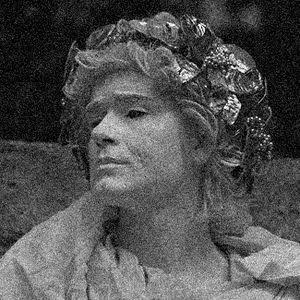
#> input picture Prac 5/Noisy.jpg, 300 x 300 px
$ python 'median blur.py'
#> lines starting #> are read from the running program, lines starting #| are printed output that depends on the picture
import cv2
import numpy
import matplotlib.pyplot as plt

img = cv2.imread("Noisy.jpg")
#> img is the input picture: shape (300, 300, 3); min 0, max 255, mean 80.3
plt.imshow(img)

# Apply Median Filter (5 is the kernel size, must be an odd integer)
dst = cv2.medianBlur(img, 5)
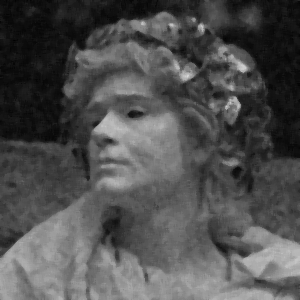
#> dst: shape (300, 300, 3); min 1, max 216, mean 79.4

cv2.imshow('Median BLUR:- Vanya-CS24058', numpy.hstack((img, dst)))
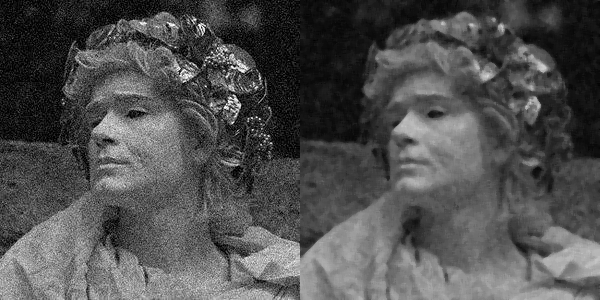
#> window 'Median BLUR:- Vanya-CS24058': shape (300, 600, 3); min 0, max 255, mean 79.9
cv2.waitKey(0)
cv2.destroyAllWindows()
cv2.waitKey(1)

$ run again, with Prac 5/Sweets.jpg copied over Prac 5/Noisy.jpg
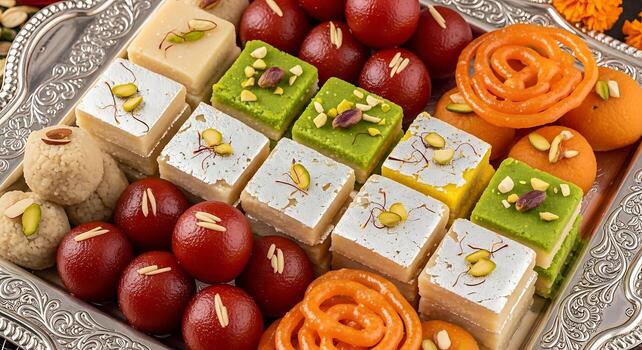
#> input picture Prac 5/Sweets.jpg, 642 x 350 px
#> img is the input picture: shape (350, 642, 3); mean B, G, R 83.2, 122.4, 170.4
#> `dst = cv2.medianBlur(img, 5)`:
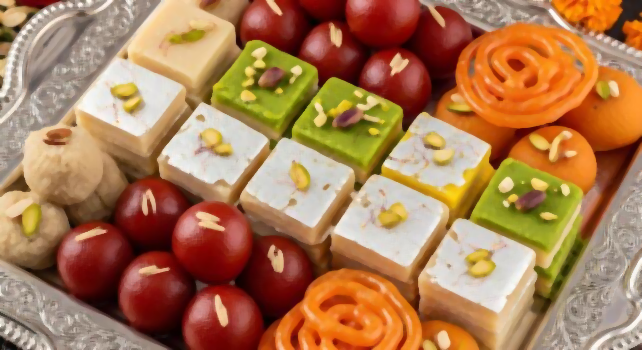
#> dst: shape (350, 642, 3); mean B, G, R 82.9, 122.7, 170.9
#> `cv2.imshow('Median BLUR:- Vanya-CS24058', numpy.hstack((img, dst)))`:
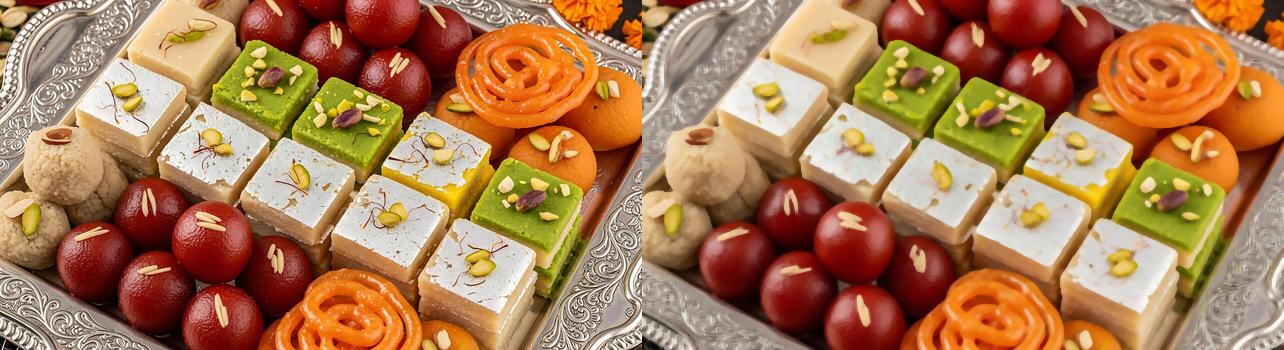
#> window 'Median BLUR:- Vanya-CS24058': shape (350, 1284, 3); mean B, G, R 83.1, 122.5, 170.6
